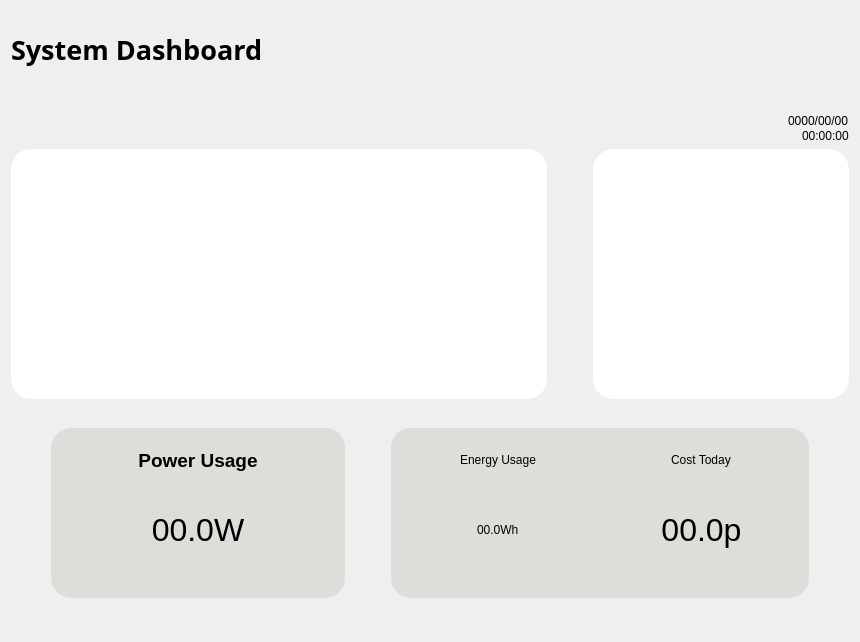
      <widget class="QWidget" name="page1_dashboard">
       <layout class="QVBoxLayout" name="verticalLayout_14">
        <item>
         <spacer name="verticalSpacer_10">
          <property name="orientation">
           <enum>Qt::Vertical</enum>
          </property>
          <property name="sizeType">
           <enum>QSizePolicy::Fixed</enum>
          </property>
          <property name="sizeHint" stdset="0">
           <size>
            <width>20</width>
            <height>20</height>
           </size>
          </property>
         </spacer>
        </item>
        <item>
         <widget class="QLabel" name="label">
          <property name="font">
           <font>
            <family>黑体</family>
            <pointsize>20</pointsize>
            <bold>true</bold>
           </font>
          </property>
          <property name="text">
           <string>System Dashboard</string>
          </property>
         </widget>
        </item>
        <item>
         <layout class="QVBoxLayout" name="verticalLayout_5">
          <property name="spacing">
           <number>1</number>
          </property>
          <item>
           <spacer name="verticalSpacer_2">
            <property name="orientation">
             <enum>Qt::Vertical</enum>
            </property>
            <property name="sizeType">
             <enum>QSizePolicy::Fixed</enum>
            </property>
            <property name="sizeHint" stdset="0">
             <size>
              <width>20</width>
              <height>40</height>
             </size>
            </property>
           </spacer>
          </item>
          <item alignment="Qt::AlignRight">
           <widget class="QLabel" name="date">
            <property name="text">
             <string>0000/00/00</string>
            </property>
           </widget>
          </item>
          <item alignment="Qt::AlignRight">
           <widget class="QLabel" name="upTime">
            <property name="text">
             <string>00:00:00</string>
            </property>
           </widget>
          </item>
         </layout>
        </item>
        <item>
         <layout class="QHBoxLayout" name="horizontalLayout_2" stretch="0,0,0">
          <property name="spacing">
           <number>6</number>
          </property>
          <item>
           <widget class="QFrame" name="horizontalFrame">
            <property name="minimumSize">
             <size>
              <width>500</width>
              <height>250</height>
             </size>
            </property>
            <property name="maximumSize">
             <size>
              <width>1000</width>
              <height>500</height>
             </size>
            </property>
            <property name="styleSheet">
             <string notr="true">background-color:rgb(255, 255, 255);
border:none;
border-radius:20px;</string>
            </property>
            <layout class="QHBoxLayout" name="horizontalLayout_3">
             <item>
              <widget class="QChartView" name="cpuChartView">
               <property name="minimumSize">
                <size>
                 <width>200</width>
                 <height>200</height>
                </size>
               </property>
               <property name="maximumSize">
                <size>
                 <width>500</width>
                 <height>500</height>
                </size>
               </property>
              </widget>
             </item>
             <item>
              <widget class="QChartView" name="tempChartView">
               <property name="minimumSize">
                <size>
                 <width>200</width>
                 <height>200</height>
                </size>
               </property>
               <property name="maximumSize">
                <size>
                 <width>500</width>
                 <height>500</height>
                </size>
               </property>
              </widget>
             </item>
            </layout>
           </widget>
          </item>
          <item>
           <spacer name="horizontalSpacer_13">
            <property name="orientation">
             <enum>Qt::Horizontal</enum>
            </property>
            <property name="sizeType">
             <enum>QSizePolicy::Preferred</enum>
            </property>
            <property name="sizeHint" stdset="0">
             <size>
              <width>40</width>
              <height>20</height>
             </size>
            </property>
           </spacer>
          </item>
          <item>
           <widget class="QFrame" name="frame_8">
            <property name="minimumSize">
             <size>
              <width>250</width>
              <height>250</height>
             </size>
            </property>
            <property name="maximumSize">
             <size>
              <width>500</width>
              <height>500</height>
             </size>
            </property>
            <property name="styleSheet">
             <string notr="true">background-color:rgb(222, 221, 218);
border:none;
border-radius:20px;</string>
            </property>
            <property name="frameShape">
             <enum>QFrame::StyledPanel</enum>
            </property>
            <property name="frameShadow">
             <enum>QFrame::Raised</enum>
            </property>
            <layout class="QVBoxLayout" name="verticalLayout_7">
             <property name="spacing">
              <number>6</number>
             </property>
             <property name="leftMargin">
              <number>0</number>
             </property>
             <property name="topMargin">
              <number>0</number>
             </property>
             <property name="rightMargin">
              <number>0</number>
             </property>
             <property name="bottomMargin">
              <number>0</number>
             </property>
             <item>
              <widget class="QChartView" name="ramChartView">
               <property name="minimumSize">
                <size>
                 <width>200</width>
                 <height>200</height>
                </size>
               </property>
               <property name="maximumSize">
                <size>
                 <width>500</width>
                 <height>500</height>
                </size>
               </property>
               <property name="styleSheet">
                <string notr="true">background-color: rgb(255, 255, 255);</string>
               </property>
              </widget>
             </item>
            </layout>
           </widget>
          </item>
         </layout>
        </item>
        <item>
         <spacer name="verticalSpacer_6">
          <property name="orientation">
           <enum>Qt::Vertical</enum>
          </property>
          <property name="sizeType">
           <enum>QSizePolicy::Fixed</enum>
          </property>
          <property name="sizeHint" stdset="0">
           <size>
            <width>20</width>
            <height>20</height>
           </size>
          </property>
         </spacer>
        </item>
        <item>
         <layout class="QHBoxLayout" name="horizontalLayout">
          <property name="topMargin">
           <number>3</number>
          </property>
          <property name="bottomMargin">
           <number>3</number>
          </property>
          <item>
           <spacer name="horizontalSpacer_15">
            <property name="orientation">
             <enum>Qt::Horizontal</enum>
            </property>
            <property name="sizeType">
             <enum>QSizePolicy::Preferred</enum>
            </property>
            <property name="sizeHint" stdset="0">
             <size>
              <width>40</width>
              <height>20</height>
             </size>
            </property>
           </spacer>
          </item>
          <item>
           <widget class="QFrame" name="frame_3">
            <property name="minimumSize">
             <size>
              <width>200</width>
              <height>170</height>
             </size>
            </property>
            <property name="styleSheet">
             <string notr="true">background-color:rgb(222, 221, 218);
border:none;
border-radius:20px;</string>
            </property>
            <property name="frameShape">
             <enum>QFrame::StyledPanel</enum>
            </property>
            <property name="frameShadow">
             <enum>QFrame::Raised</enum>
            </property>
            <layout class="QVBoxLayout" name="verticalLayout_2">
             <item>
              <widget class="QFrame" name="verticalFrame">
               <layout class="QVBoxLayout" name="verticalLayout_8">
                <item>
                 <widget class="QLabel" name="powerUsageDText">
                  <property name="sizePolicy">
                   <sizepolicy hsizetype="Preferred" vsizetype="Preferred">
                    <horstretch>0</horstretch>
                    <verstretch>0</verstretch>
                   </sizepolicy>
                  </property>
                  <property name="font">
                   <font>
                    <family>Ubuntu</family>
                    <pointsize>14</pointsize>
                    <italic>false</italic>
                    <bold>true</bold>
                   </font>
                  </property>
                  <property name="styleSheet">
                   <string notr="true">color: rgb(0, 0, 0);
font: 700 14pt &quot;Ubuntu&quot;;</string>
                  </property>
                  <property name="text">
                   <string>Power Usage</string>
                  </property>
                  <property name="alignment">
                   <set>Qt::AlignCenter</set>
                  </property>
                 </widget>
                </item>
                <item alignment="Qt::AlignHCenter|Qt::AlignVCenter">
                 <widget class="QLabel" name="powerUsage">
                  <property name="enabled">
                   <bool>true</bool>
                  </property>
                  <property name="sizePolicy">
                   <sizepolicy hsizetype="Preferred" vsizetype="Preferred">
                    <horstretch>0</horstretch>
                    <verstretch>0</verstretch>
                   </sizepolicy>
                  </property>
                  <property name="minimumSize">
                   <size>
                    <width>0</width>
                    <height>100</height>
                   </size>
                  </property>
                  <property name="font">
                   <font>
                    <family>Ubuntu</family>
                    <pointsize>24</pointsize>
                    <italic>false</italic>
                    <bold>false</bold>
                   </font>
                  </property>
                  <property name="styleSheet">
                   <string notr="true">color: rgb(0, 0, 0);
font: 24pt &quot;Ubuntu&quot;;</string>
                  </property>
                  <property name="text">
                   <string>00.0W</string>
                  </property>
                  <property name="alignment">
                   <set>Qt::AlignCenter</set>
                  </property>
                 </widget>
                </item>
               </layout>
              </widget>
             </item>
            </layout>
           </widget>
          </item>
          <item>
           <spacer name="horizontalSpacer_11">
            <property name="orientation">
             <enum>Qt::Horizontal</enum>
            </property>
            <property name="sizeType">
             <enum>QSizePolicy::Preferred</enum>
            </property>
            <property name="sizeHint" stdset="0">
             <size>
              <width>40</width>
              <height>20</height>
             </size>
            </property>
           </spacer>
          </item>
          <item>
           <widget class="QFrame" name="frame_4">
            <property name="minimumSize">
             <size>
              <width>418</width>
              <height>170</height>
             </size>
            </property>
            <property name="styleSheet">
             <string notr="true">background-color:rgb(222, 221, 218);
border:none;
border-radius:20px;
color:white;</string>
            </property>
            <property name="frameShape">
             <enum>QFrame::StyledPanel</enum>
            </property>
            <property name="frameShadow">
             <enum>QFrame::Raised</enum>
            </property>
            <layout class="QHBoxLayout" name="horizontalLayout_4">
             <item>
              <widget class="QFrame" name="verticalFrame">
               <layout class="QVBoxLayout" name="verticalLayout_4">
                <item alignment="Qt::AlignHCenter">
                 <widget class="QLabel" name="energyUsageText">
                  <property name="styleSheet">
                   <string notr="true">color: rgb(0, 0, 0);
font: 700 14pt &quot;Ubuntu&quot;;</string>
                  </property>
                  <property name="text">
                   <string>Energy Usage</string>
                  </property>
                 </widget>
                </item>
                <item alignment="Qt::AlignHCenter|Qt::AlignVCenter">
                 <widget class="QLabel" name="energyUsage">
                  <property name="minimumSize">
                   <size>
                    <width>0</width>
                    <height>100</height>
                   </size>
                  </property>
                  <property name="styleSheet">
                   <string notr="true">color: rgb(0, 0, 0);
font: 24pt &quot;Ubuntu&quot;;
</string>
                  </property>
                  <property name="text">
                   <string>00.0Wh</string>
                  </property>
                 </widget>
                </item>
               </layout>
              </widget>
             </item>
             <item>
              <widget class="QFrame" name="verticalFrame">
               <layout class="QVBoxLayout" name="verticalLayout_3">
                <item alignment="Qt::AlignHCenter">
                 <widget class="QLabel" name="costTodayText">
                  <property name="sizePolicy">
                   <sizepolicy hsizetype="Preferred" vsizetype="Preferred">
                    <horstretch>0</horstretch>
                    <verstretch>0</verstretch>
                   </sizepolicy>
                  </property>
                  <property name="styleSheet">
                   <string notr="true">color: rgb(0, 0, 0);
font: 700 14pt &quot;Ubuntu&quot;;</string>
                  </property>
                  <property name="text">
                   <string>Cost Today</string>
                  </property>
                 </widget>
                </item>
                <item alignment="Qt::AlignHCenter|Qt::AlignVCenter">
                 <widget class="QLabel" name="costToday">
                  <property name="sizePolicy">
                   <sizepolicy hsizetype="Preferred" vsizetype="Preferred">
                    <horstretch>0</horstretch>
                    <verstretch>0</verstretch>
                   </sizepolicy>
                  </property>
                  <property name="minimumSize">
                   <size>
                    <width>0</width>
                    <height>100</height>
                   </size>
                  </property>
                  <property name="font">
                   <font>
                    <family>Ubuntu</family>
                    <pointsize>24</pointsize>
                    <italic>false</italic>
                    <bold>false</bold>
                   </font>
                  </property>
                  <property name="styleSheet">
                   <string notr="true">color: rgb(0, 0, 0);
font: 24pt &quot;Ubuntu&quot;;
</string>
                  </property>
                  <property name="text">
                   <string>00.0p</string>
                  </property>
                  <property name="alignment">
                   <set>Qt::AlignCenter</set>
                  </property>
                  <property name="margin">
                   <number>0</number>
                  </property>
                 </widget>
                </item>
               </layout>
              </widget>
             </item>
            </layout>
           </widget>
          </item>
          <item>
           <spacer name="horizontalSpacer_12">
            <property name="orientation">
             <enum>Qt::Horizontal</enum>
            </property>
            <property name="sizeType">
             <enum>QSizePolicy::Preferred</enum>
            </property>
            <property name="sizeHint" stdset="0">
             <size>
              <width>40</width>
              <height>20</height>
             </size>
            </property>
           </spacer>
          </item>
         </layout>
        </item>
        <item>
         <spacer name="verticalSpacer">
          <property name="orientation">
           <enum>Qt::Vertical</enum>
          </property>
          <property name="sizeType">
           <enum>QSizePolicy::Preferred</enum>
          </property>
          <property name="sizeHint" stdset="0">
           <size>
            <width>20</width>
            <height>30</height>
           </size>
          </property>
         </spacer>
        </item>
       </layout>
      </widget>
